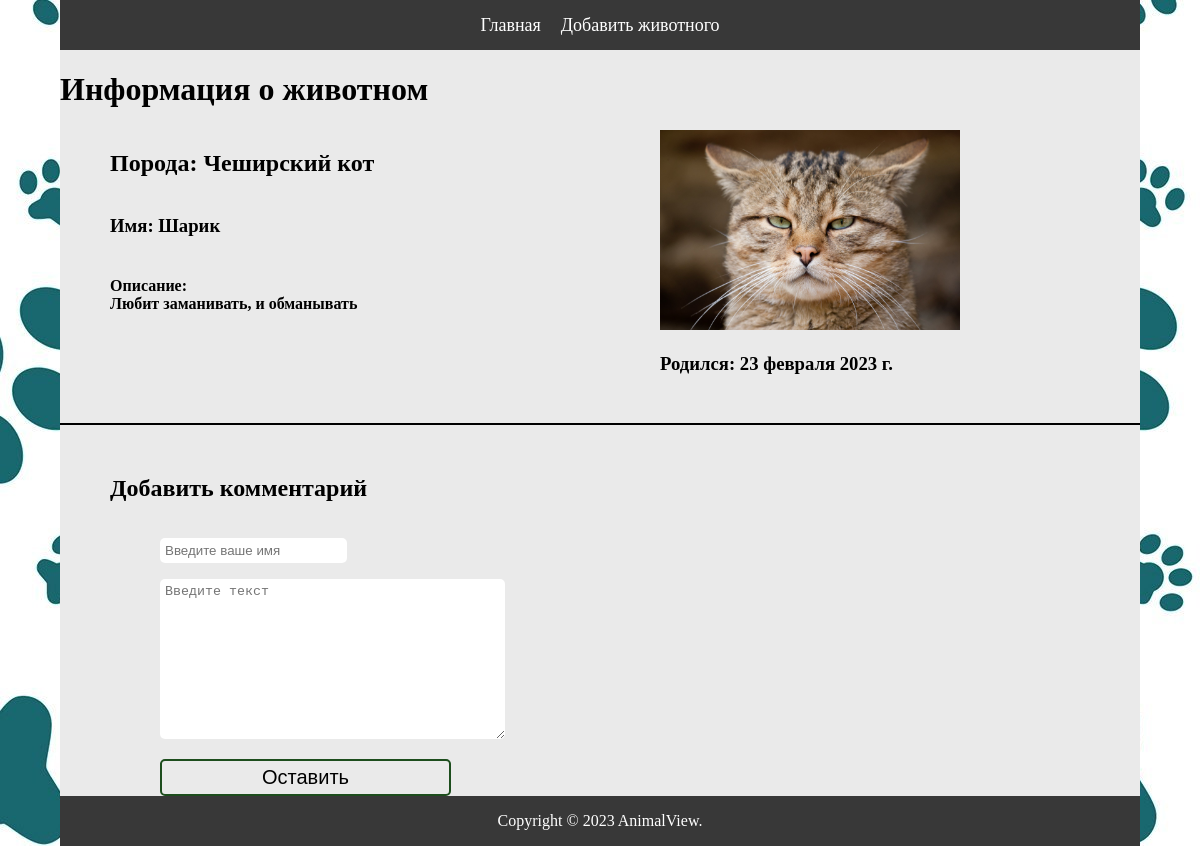
/post/3/, run on an earlier commit of the app's database.
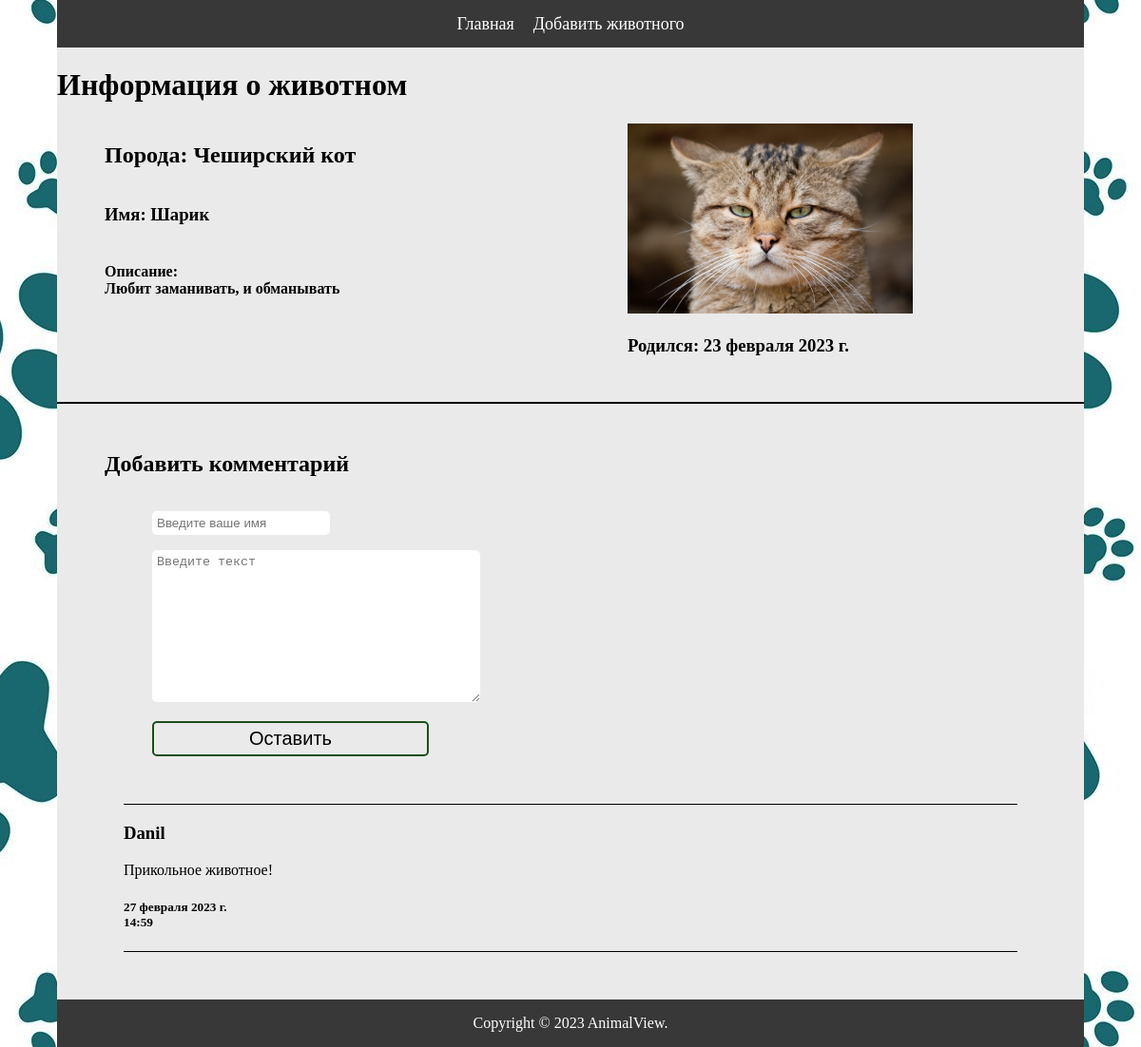
And on a later commit of the database.
### animals/models.py (models this page shows, shortened)
class Animal(models.Model):
    kind = models.CharField(max_length=32, verbose_name='Вид')
    description = models.CharField(max_length=64, verbose_name='Описание')
    birthday = models.DateField(auto_now=False, null=True, blank=True, verbose_name='День рождения')
    image = models.ImageField(upload_to='media/photos/%Y/%m/%d/', verbose_name='Фото')
    name = models.CharField(max_length=32, verbose_name='Имя')
    class Meta:
        verbose_name = 'Животное'
        verbose_name_plural = 'Животные'

class Comment(models.Model):
    author = models.CharField(max_length=64, verbose_name='автор')
    text = models.TextField(blank=False, verbose_name='текст')
    date = models.DateTimeField(auto_now_add=True, verbose_name='дата')
    img = models.ForeignKey(Animal, on_delete=models.CASCADE, verbose_name='картинка', related_name='comments')
    class Meta:
        verbose_name = 'Комментарий'
        verbose_name_plural = 'Комментарии'
        ordering = ['-date', ]

### animals/views.py (the view)
# urls.py: path('post/<int:animal_id>/', animal_detail_view, name='animal_detail'),
def animal_detail_view(request, animal_id):
    detail = get_object_or_404(Animal, id=animal_id)
    if request.method == 'POST':
        form = CommentForm(request.POST)
        if form.is_valid():
            comment = form.save(commit=False)
            comment.img = detail
            comment.save()
            form = CommentForm()
    else:
        form = CommentForm()
    comment = detail.comments.all()
    context = {'animal_detail': detail, 'comments': comment, 'forms': form}
    return render(request, 'animals/animal_detail.html', context)

### animals/forms.py
class CommentForm(ModelForm):
    class Meta:
        model = Comment
        fields = ('author', 'text')
        widgets = {
            'author': TextInput(attrs={
                'class': 'form-control',
                'placeholder': 'Введите ваше имя'
            }),
            'text': Textarea(attrs={
                'class': 'form-control',
                'placeholder': 'Введите текст'
            }),
        }

### animals/templates/animals/animal_detail.html (shortened to what this page needs)
{% extends 'animals/layout.html' %}
{% block content %}
    <h1> Информация о животном </h1>
    <div class="info_detail">
        <div class="main_info">
            <h2> Порода: {{ animal_detail.kind }} </h2>
            <h3> Имя: {{ animal_detail.name }} </h3>
            <h4 style="width: 500px"> Описание: <br> {{ animal_detail.description }} </h4>
        </div>
        <div class="info_dop">
            <img style="width: 300px; height: 200px" src="{{ animal_detail.image.url }}" alt="">
            <h3> Родился: {{ animal_detail.birthday }} </h3>
        </div>
    </div>
    <hr style="border: 1px solid black; margin: 30px 0">
    <div class="comments">
        <h2> Добавить комментарий </h2>
        <form style="padding-left: 50px" method="post" enctype="multipart/form-data">
            <p>{{ forms.author }}</p>
            <p>{{ forms.text }}</p>
            <button class="send" type="submit"> Оставить </button>
        </form>
        {% for comment in comments %}
            <div class="more_comments">
                <h3>{{ comment.author }}</h3>
                <p>{{ comment.text }}</p>
                <h5 style="width: 115px">{{ comment.date }}</h5>
            </div>
        {% endfor %}
    </div>
{% endblock %}

### animals/templates/animals/layout.html (shortened to what this page needs)
{% load static %}
<!DOCTYPE html>
<head>
    <link rel="stylesheet" href="{% static 'animals/css/styles.css' %}">
</head>
<html lang="ru">
<body bgcolor="#000" background="{% static 'animals/img/FON.jpg' %}">
    <div class="Content">
        <div class="header">
            <a class="link" href="{% url 'home' %}">Главная</a>
            <a class="link" href="{% url 'create' %}">Добавить животного</a>
        </div>
        {% block content %}
        {% endblock %}
    <footer>
        <p>Copyright © 2023 AnimalView.</p>
    </footer>
    </div>
</body>
</html>

### animals/static/animals/css/styles.css (style rules this page uses)
body { display: flex; margin: 0; padding: 0; justify-content: center; }
.Content { display: flex; flex-direction: column; justify-content: center; background: #eaeaea; width: 90%; }
.header { display: flex; justify-content: center; align-items: center; background: #383838; height: 50px; }
.link { text-decoration: none; color: white; padding: 0 10px; font-size: 18px; }
.form-control { border: none; padding: 5px; border-radius: 5px; }
.send { border-radius: 5px; border: 2px solid #1d4d1d; padding: 5px 100px; background: none; cursor: pointer; font-size: 20px; }
.info_detail { display: flex; padding: 0 50px; flex-direction: row; }
.main_info { display: flex; padding-right: 50px; flex-direction: column; }
.comments { display: flex; flex-direction: column; padding: 0 50px; }
.more_comments { margin: 50px 20px; border-top: 1px solid black; border-bottom: 1px solid black; }
footer { display: flex; background: #383838; color: white; justify-content: center; }

What changed in the data, as far as the page shows it:
added Comment: author "Danil", text "Прикольное животное!", date "27 февраля 2023 г. 14:59"
